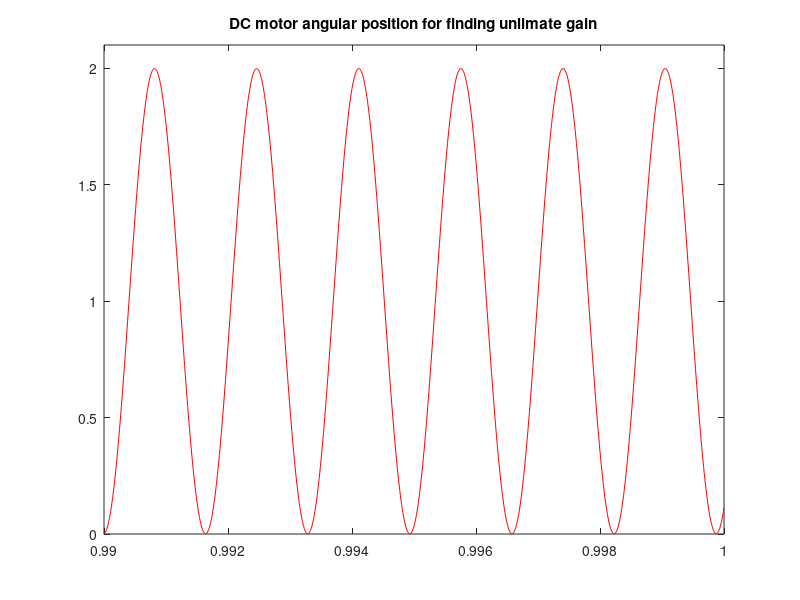
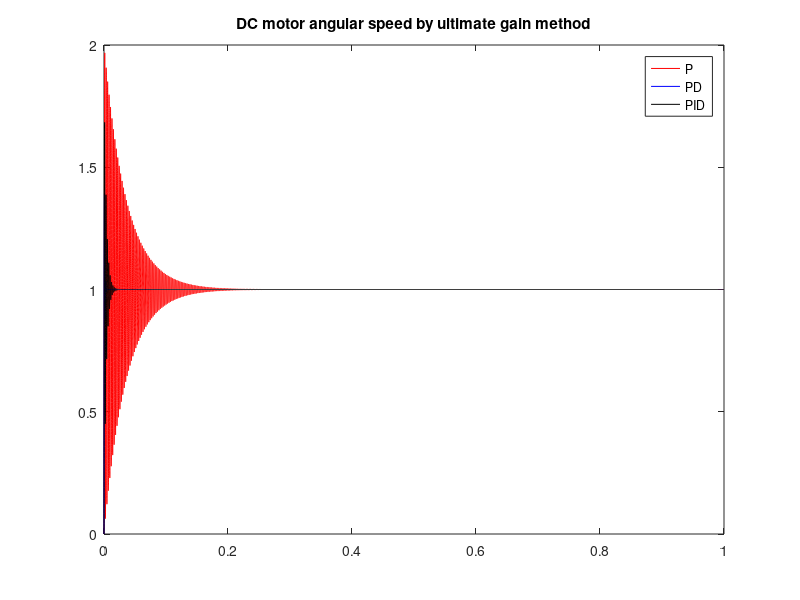

The MATLAB source for these figures, in order:
%
%   Simulation of dc_motor position with ultimat gain
%       Author: Keitaro Naruse
%       Date: 2023-04-24
%

% s is symbol for transfer function
s = tf('s');

% Motor parameres
R = 2.61;
L = 0.02 * 1E-3;
Jm = 0.014 * 1E-7;
Ki = 15400/60*2*pi;
Ke = 1/Ki;
Kt = 0.657 * 1E-3;
Tm = ( R * Jm ) / ( Ke * Kt ) ;
Te = L/R;

% Set a plant of DC motor position as transfer function
P = tf([1], [Ke*Tm*Te, Ke*Tm, Ke, 0]);

% Simulation setting
t = [0 : 0.00001 : 1];

% Set a P-controller
Kc = 80.92;
C1 = Kc;
Tc = 0.00167;

% Set a reference as 1
X1 = 1 * ones(size(t));

% Whole system
G1 = feedback(C1*P, 1);

% Simulation
Y_G1_X1 = lsim(G1, X1, t);

% Plot for x = 1
figure(1);
plot(t, Y_G1_X1, 'r-');
xlim([0.99, 1.0]);
ylim([0, 2.1]);
title('DC motor angular position for finding unlimate gain');

% Designed P, PI, PD, PID controllers
% Designed P controller
Kp = 0.5 * Kc; 
C2 = Kp;
% Whole system
G2 = feedback(C2*P, 1);
% Simulation
Y_G2_X1 = lsim(G2, X1, t);

% Designed PI controller
Kp = 0.45 * Kc; 
C3 = Kp * (1 + 1/(0.83 * Tc * s));
% Whole system
G3 = feedback(C3*P, 1);
% Simulation
Y_G3_X1 = lsim(G3, X1, t);

% Designed PD controller
Kp = 0.8 * Kc; 
C4 = Kp * (1 + 0.125 * Tc * s);
% Whole system
G4 = feedback(C4*P, 1);
% Simulation
Y_G4_X1 = lsim(G4, X1, t);


% Designed PID controller
Kp = 0.6 * Kc; 
C5 = Kp * (1 + 1/(0.5 * Tc * s) + 0.125*Tc*s);
% Whole system
G5 = feedback(C5*P, 1);
% Simulation
Y_G5_X1 = lsim(G5, X1, t);

% Plot
figure(2);
plot(t, Y_G2_X1, 'r-', t, Y_G4_X1, 'b-', t, Y_G5_X1, 'k-');
title('DC motor angular speed by ultimate gain method');
legend('P', 'PD', 'PID');
figure(3);
plot(t, Y_G2_X1, 'r-', t, Y_G3_X1, 'g-', t, Y_G4_X1, 'b-', t, Y_G5_X1, 'k-');
